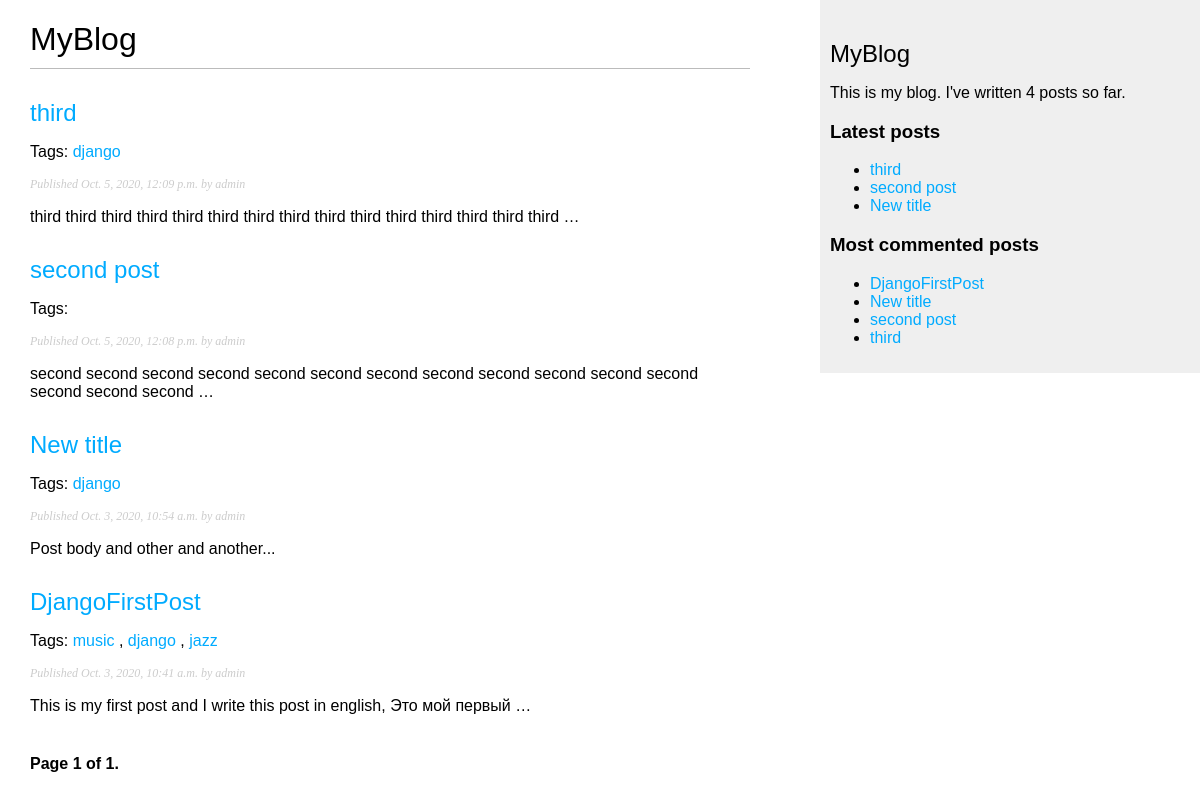
Before: / with the older database file.
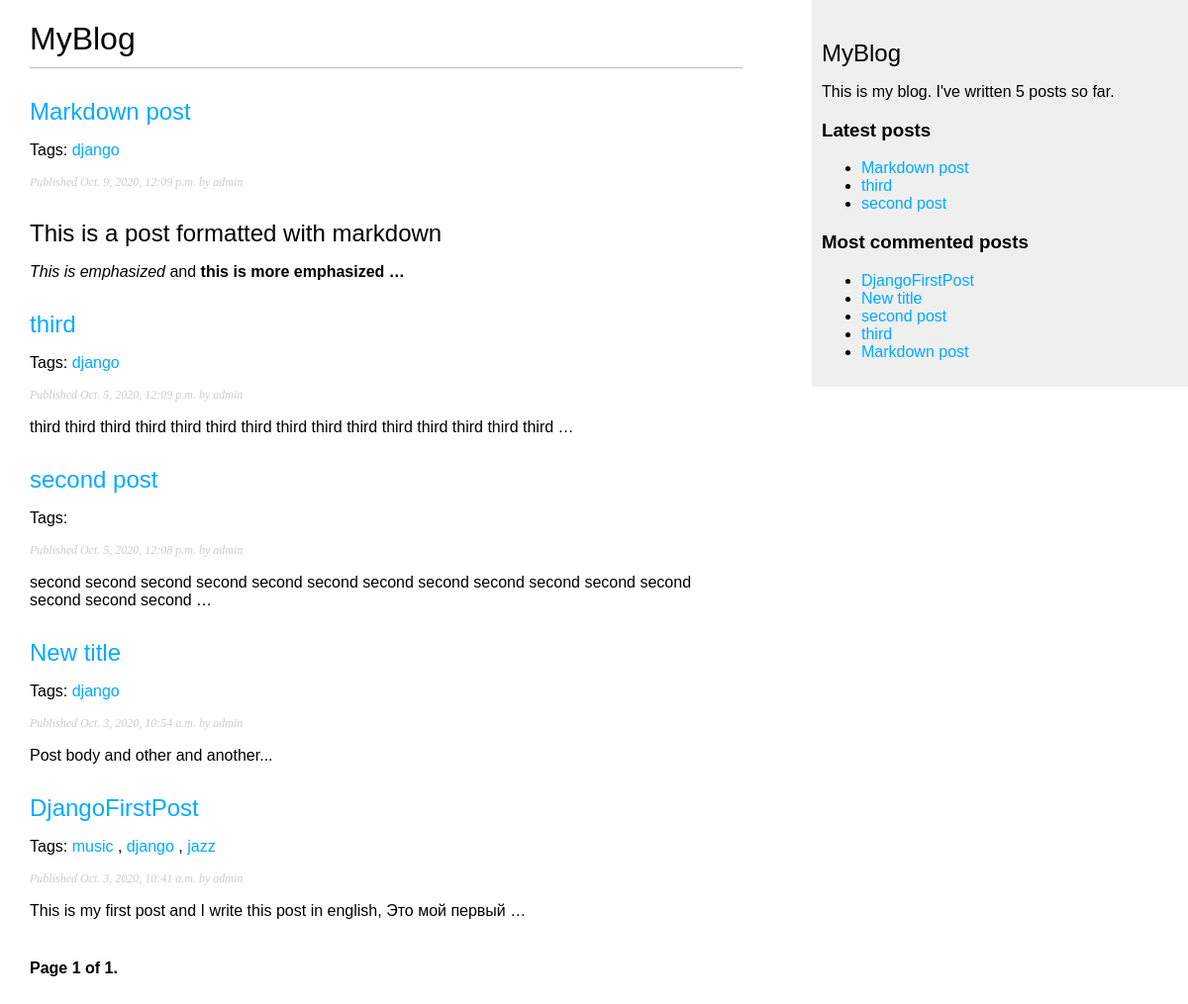
After: the same page with the newer database file.
### blog/models.py (models this page shows, shortened)
class Post(models.Model):
    STATUS_CHOICES = (
        ('draft', 'Draft'),
        ('published', 'Published'),
    )
    title = models.CharField(max_length=250)
    slug = models.SlugField(max_length=250, unique_for_date='publish')
    author = models.ForeignKey(User, on_delete=models.CASCADE, related_name='blog_posts')
    body = models.TextField()
    publish = models.DateTimeField(default=timezone.now)
    created = models.DateTimeField(auto_now_add=True)
    updated = models.DateTimeField(auto_now=True)
    status = models.CharField(max_length=10, choices=STATUS_CHOICES, default='draft')
    class Meta:
        ordering = ('-publish',)
    objects = models.Manager()      # Менеджер по умолчанию
    published = PublishedManager()  # Наш новый менеджер
    def get_absolute_url(self):
        return reverse("blog:post_detail", args=[self.publish.year,
                                                 self.publish.month, self.publish.day, self.slug])
    tags = TaggableManager()

### blog/views.py (the view)
# urls.py: path("", views.post_list, name="post_list"),
def post_list(request, tag_slug=None):
    object_list = Post.published.all()
    tag = None
    if tag_slug:
        tag = get_object_or_404(Tag, slug=tag_slug)
        object_list = object_list.filter(tags__in=[tag])
    paginator = Paginator(object_list, 5)   # По 3 статьи на каждой странице
    page = request.GET.get("page")
    try:
        posts = paginator.page(page)
    except PageNotAnInteger:
        posts = paginator.page(1)
    except EmptyPage:
        posts = paginator.page(paginator.num_pages)
    return render(request, "blog/post/list.html", {"page": page, "posts": posts, "tag": tag})

### blog/models.py (called while the page is built)
    def get_queryset(self):
        return super().get_queryset().filter(status="published")

### blog/templatetags/blog_tags.py (called while the page is built)
@register.simple_tag
def total_posts():
    return Post.published.count()

@register.inclusion_tag("blog/post/latest_posts.html")
def show_latest_posts(count=5):
    latest_posts = Post.published.order_by("-publish")[:count]
    return {"latest_posts": latest_posts}

@register.simple_tag
def get_most_commented_posts(count=5):
    return Post.published.annotate(total_comments=Count("comments")).order_by("-total_comments")[:count]

@register.filter(name="markdown")
def markdown_format(text):
    return mark_safe(markdown.markdown(text))

### blog/templates/blog/post/list.html (shortened to what this page needs)
{% extends "blog/base.html" %}
{% load blog_tags %}
{% block content %}
    <h1>MyBlog</h1>
    {% for post in posts %}
        <h2>
            <a href="{{ post.get_absolute_url }}">{{ post.title }}</a>
        </h2>
        <p class="tags">
            Tags:
            {% for tag in post.tags.all %}
                <a href="{% url "blog:post_list_by_tag" tag.slug %}">
                    {{ tag.name }}
                </a>
                {% if not forloop.last %}, {% endif %}
            {% endfor %}
        </p>
        <p class="date">Published {{ post.publish }} by {{ post.author }}</p>
        {{ post.body|markdown|truncatewords_html:15 }}
    {% endfor %}
    {% include "pagination.html" with page=posts %}
{% endblock %}

### blog/templates/blog/base.html (shortened to what this page needs)
{% load static %}
{% load blog_tags %}
<!DOCTYPE html>
<html lang="en">
<head>
    <link href="{% static 'css/blog.css' %}" rel="stylesheet">
</head>
<body>
    <div id="content">
        {% block content %}{% endblock %}
    </div>
    <div id="sidebar">
        <h2>MyBlog</h2>
        <p>This is my blog. I've written {% total_posts %} posts so far.</p>
        <h3>Latest posts</h3>
        {% show_latest_posts 3 %}
        <h3>Most commented posts</h3>
        {% get_most_commented_posts as most_commented_posts %}
        <ul>
            {% for post in most_commented_posts %}
                <li>
                    <a href="{{ post.get_absolute_url }}">{{ post.title }}</a>
                </li>
            {% endfor %}
        </ul>
    </div>
</body>
</html>

### blog/templates/pagination.html (shortened to what this page needs)
<div class="pagination">
    <span class="step-links">
    <span class="current">
        Page {{ page.number }} of {{ page.paginator.num_pages }}.
    </span>
    </span>
</div>

### blog/templates/blog/post/latest_posts.html
<ul>
    {% for post in latest_posts %}
        <li>
            <a href="{{ post.get_absolute_url }}">{{ post.title }}</a>
        </li>
    {% endfor %}
</ul>

### blog/static/css/blog.css (style rules this page uses)
body { margin:0; padding:0; font-family:helvetica, sans-serif; }
a { color:#00abff; text-decoration:none; }
h1 { font-weight:normal; border-bottom:1px solid #bbb; padding:0 0 10px 0; }
h2 { font-weight:normal; margin:30px 0 0; }
#content { float:left; width:60%; padding:0 0 0 30px; }
#sidebar { float:right; width:30%; padding:10px; background:#efefef; height:100%; }
p.date { color:#ccc; font-family: georgia, serif; font-size: 12px; font-style: italic; }
.pagination { margin:40px 0; font-weight:bold; }

Changed rows visible on the page:
no longer on one of the page's lists (row unchanged): Post: title "New title"
added Post: title "Markdown post", publish "Oct. 9, 2020, 12:09 p.m.", author "admin", body "This is a post formatted with markdown This is emphasized and this is more emphasized …", Tag (name "django")
Other visible differences:
text no longer shown: "4"
text now shown: "5"
